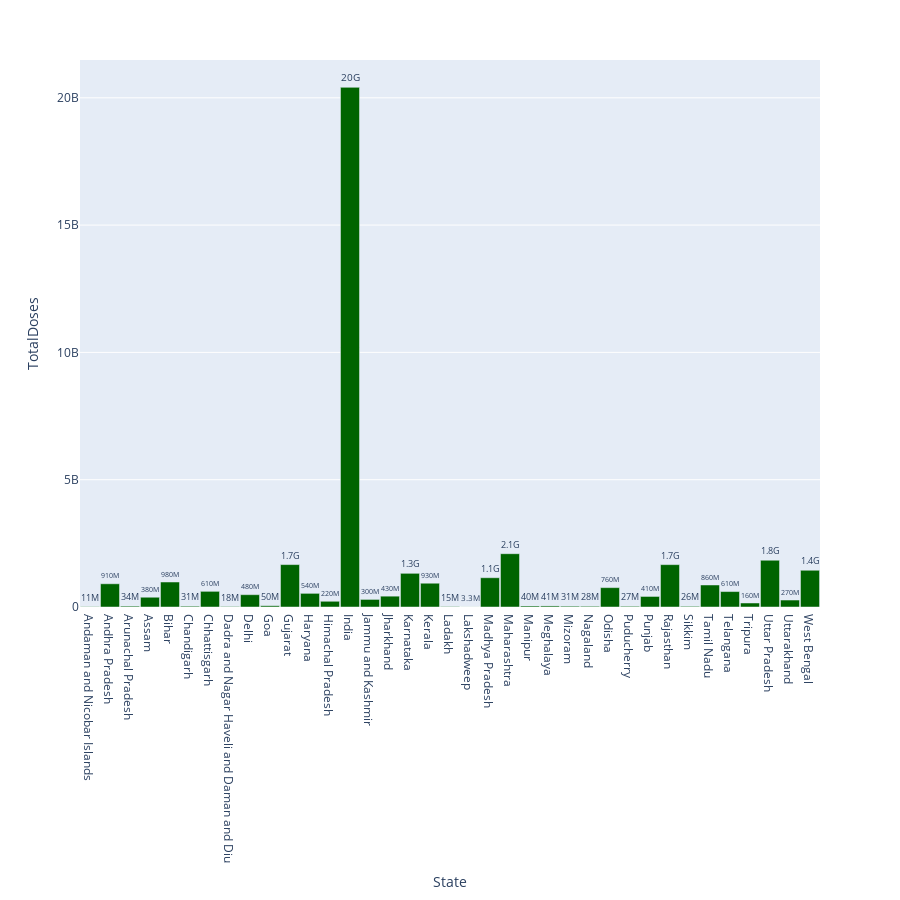

Notebook source saved alongside this figure:
### Code cell
fig = px.bar(df2_2, x='State', y='TotalDoses',text='TotalDoses')
fig.update_traces(marker_color='darkgreen',texttemplate='%{text:.2s}', textposition='outside')
fig.update_layout(width=900, height=900, bargap=0.05)
fig.show()

### Figure 1 — Plotly figure (JSON) as saved in the notebook; plotly's stock layout.template omitted (floating-point values rounded to 4 significant figures)
{"data": [{"alignmentgroup": "True", "hovertemplate": "State=%{x}<br>TotalDoses=%{text}<extra></extra>", "legendgroup": "", "marker": {"color": "darkgreen", "pattern": {"shape": ""}}, "name": "", "offsetgroup": "", "orientation": "v", "showlegend": false, "text": [11328986, 912176783, 33915468, 383430299, 981851927, 31023221, 614988398, 18260124, 484044354, 50051368, 1665839883, 536137585, 224816467, 20410132525, 297592817, 425508266, 1322772314, 934050209, 14771706, 3261957, 1149551654, 2093453169, 40420488, 41445674, 31490503, 27693394, 760887775, 27114043, 414182210, 1663653177, 25897087, 864942200, 606720187, 157417885, 1836649011, 273769984, 1443060973], "textposition": "outside", "texttemplate": "%{text:.2s}", "type": "bar", "x": ["Andaman and Nicobar Islands", "Andhra Pradesh", "Arunachal Pradesh", "Assam", "Bihar", "Chandigarh", "Chhattisgarh", "Dadra and Nagar Haveli and Daman and Diu", "Delhi", "Goa", "Gujarat", "Haryana", "Himachal Pradesh", "India", "Jammu and Kashmir", "Jharkhand", "Karnataka", "Kerala", "Ladakh", "Lakshadweep", "Madhya Pradesh", "Maharashtra", "Manipur", "Meghalaya", "Mizoram", "Nagaland", "Odisha", "Puducherry", "Punjab", "Rajasthan", "Sikkim", "Tamil Nadu", "Telangana", "Tripura", "Uttar Pradesh", "Uttarakhand", "West Bengal"], "xaxis": "x", "y": [11328986, 912176783, 33915468, 383430299, 981851927, 31023221, 614988398, 18260124, 484044354, 50051368, 1665839883, 536137585, 224816467, 20410132525, 297592817, 425508266, 1322772314, 934050209, 14771706, 3261957, 1149551654, 2093453169, 40420488, 41445674, 31490503, 27693394, 760887775, 27114043, 414182210, 1663653177, 25897087, 864942200, 606720187, 157417885, 1836649011, 273769984, 1443060973], "yaxis": "y"}], "layout": {"bargap": 0.05, "barmode": "relative", "height": 900, "legend": {"tracegroupgap": 0}, "margin": {"t": 60}, "width": 900, "xaxis": {"anchor": "y", "domain": [0, 1], "title": {"text": "State"}}, "yaxis": {"anchor": "x", "domain": [0, 1], "title": {"text": "TotalDoses"}}}}
